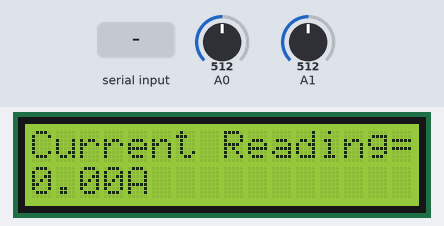
Recording of a sketch running on a simulated Arduino Uno, built with avr-gcc and run on an emulated ATmega328P. Shown: 16×2 character LCD. The test bench sets the inputs (shaded band); at power-on: A0 = 512, A1 = 512. What the sketch prints to the serial monitor is not drawn.

Above: at 1.2 s.
1.3 s: A0 set to 306
At 2.4 s:
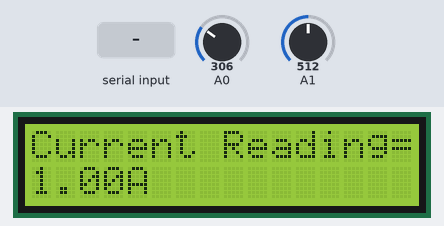
3.5 s: byte 30 received over Serial
At 6.2 s:
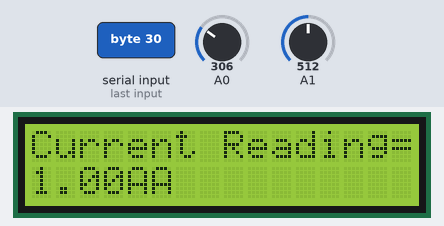
6.5 s: A1 set to 716
At 8.1 s:
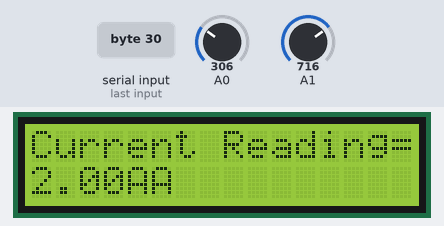
8.5 s: byte 90 received over Serial
At 9.9 s:
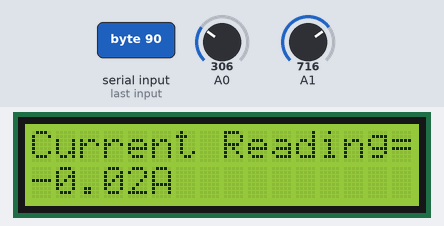
11.6 s: A0 set to 0
At 12.6 s:
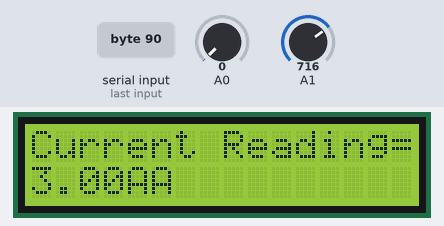
13.6 s: A1 set to 900
At 14.4 s:
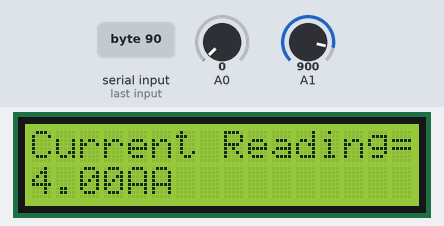
Timing chart, 0 to 16.6 s (numbered marks = the images above; inputs shaded):
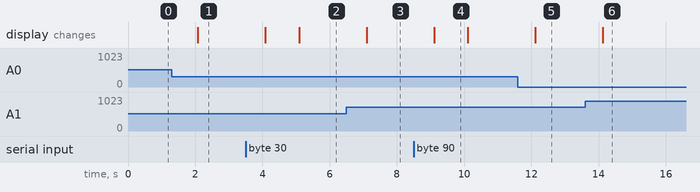

Measured:
- after the input at 1.3 s, the display: changes after 0.78 s (image 1)
- after the input at 3.5 s, the display: first changes after 0.58 s (image 2 shows a later state)
- after the input at 6.5 s, the display: changes after 0.60 s (image 3)
- after the input at 8.5 s, the display: changes after 0.60 s (image 4)
- after the input at 11.6 s, the display: changes after 0.51 s (image 5)
- after the input at 13.6 s, the display: changes after 0.52 s (image 6)
- what the display in image 4 shows lasts 1.0 s, from 9.1 s to 10.1 s

The sketch:

ArdiAmmeter.ino
```cpp
#include<LiquidCrystal.h>
LiquidCrystal lcd (7,8,9,10,11,12);

void setup()
{
 Serial.begin(9600);
 lcd.begin(16,2);
 lcd.clear();
}

void loop()
{
 int R=Serial.read();;
 Serial.print("Resistance Value:");
 int V0 = analogRead(A0);
 int V1 = analogRead(A1);
 int Vd =(V0-V1) ;
 float V = (Vd*5)/1024;
 float I = (V/R);

 Serial.print("ArdiAmmeter");
 lcd.setCursor(0,0);
 lcd.print("Current Reading=");
 lcd.setCursor(0,1);
 lcd.print(I);
 lcd.print("A");
 delay(1000);
}
```
